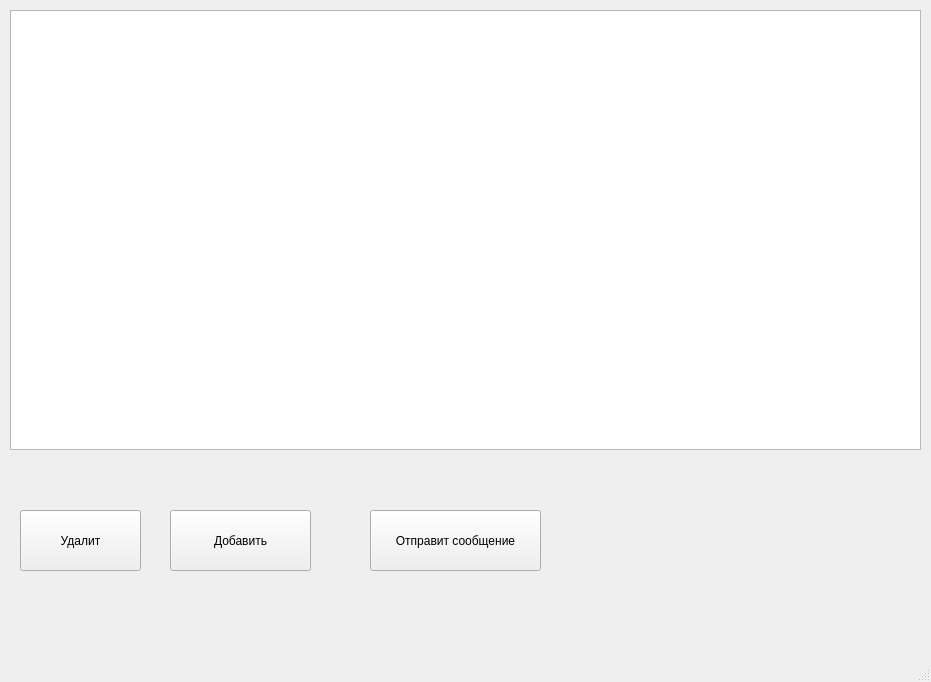
<?xml version="1.0" encoding="UTF-8"?>
<ui version="4.0">
    <class>MainWindow</class>
    <widget class="QMainWindow" name="MainWindow">
        <property name="geometry">
            <rect>
                <x>0</x>
                <y>0</y>
                <width>931</width>
                <height>682</height>
            </rect>
        </property>
        <property name="windowTitle">
            <string>MainWindow</string>
        </property>
        <widget class="QWidget" name="centralwidget">
            <widget class="QPushButton" name="DelleteButton">
                <property name="geometry">
                    <rect>
                        <x>20</x>
                        <y>510</y>
                        <width>121</width>
                        <height>61</height>
                    </rect>
                </property>
                <property name="text">
                    <string>Удалит</string>
                </property>
            </widget>
            <widget class="QPushButton" name="addElementButton">
                <property name="geometry">
                    <rect>
                        <x>170</x>
                        <y>510</y>
                        <width>141</width>
                        <height>61</height>
                    </rect>
                </property>
                <property name="text">
                    <string>Добавить</string>
                </property>
            </widget>
            <widget class="QListWidget" name="listWidget">
                <property name="geometry">
                    <rect>
                        <x>10</x>
                        <y>10</y>
                        <width>911</width>
                        <height>440</height>
                    </rect>
                </property>
                <property name="sizePolicy">
                    <sizepolicy hsizetype="Preferred" vsizetype="Preferred">
                        <horstretch>150</horstretch>
                        <verstretch>150</verstretch>
                    </sizepolicy>
                </property>
                <property name="maximumSize">
                    <size>
                        <width>911</width>
                        <height>800</height>
                    </size>
                </property>
                <property name="font">
                    <font>
                        <pointsize>23</pointsize>
                    </font>
                </property>
                <property name="layoutDirection">
                    <enum>Qt::LeftToRight</enum>
                </property>
                <property name="horizontalScrollMode">
                    <enum>QAbstractItemView::ScrollPerItem</enum>
                </property>
                <property name="isWrapping" stdset="0">
                    <bool>true</bool>
                </property>
                <property name="resizeMode">
                    <enum>QListView::Fixed</enum>
                </property>
                <property name="viewMode">
                    <enum>QListView::ListMode</enum>
                </property>
                <property name="uniformItemSizes">
                    <bool>true</bool>
                </property>
            </widget>
            <widget class="QPushButton" name="sendMessageButton">
                <property name="geometry">
                    <rect>
                        <x>370</x>
                        <y>510</y>
                        <width>171</width>
                        <height>61</height>
                    </rect>
                </property>
                <property name="text">
                    <string>Отправит сообщение</string>
                </property>
            </widget>
        </widget>
        <widget class="QMenuBar" name="menubar">
            <property name="geometry">
                <rect>
                    <x>0</x>
                    <y>0</y>
                    <width>931</width>
                    <height>22</height>
                </rect>
            </property>
        </widget>
        <widget class="QStatusBar" name="statusbar"/>
    </widget>
    <resources/>
    <connections/>
</ui>
